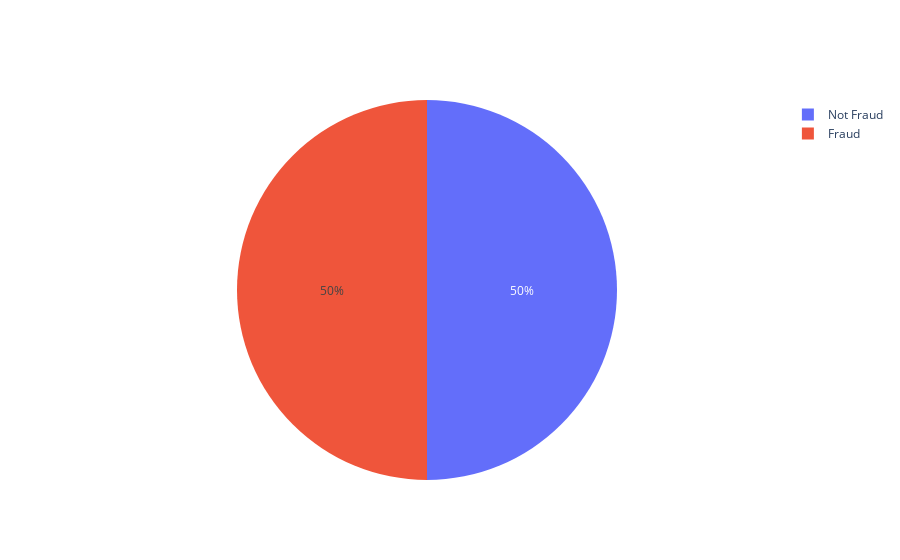

The code cell stored with this chart in its notebook:
### Code cell
fig = go.Figure(data=[go.Pie(labels=['Not Fraud','Fraud'], values=d_test_under['isFraud'].value_counts())])
fig.show()

### Figure 1 — Plotly figure (JSON) as saved in the notebook; plotly's stock layout.template omitted (floating-point values rounded to 4 significant figures)
{"data": [{"labels": ["Not Fraud", "Fraud"], "values": [7392, 7392], "type": "pie"}], "layout": {"autosize": true}}
